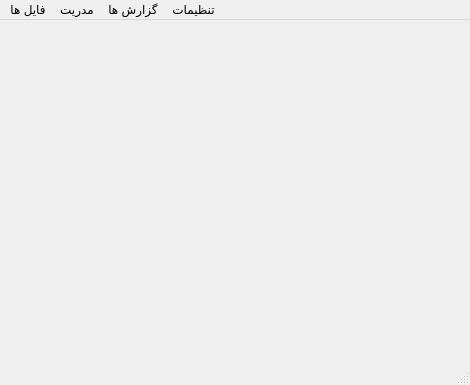
<?xml version="1.0" encoding="UTF-8"?>
<ui version="4.0">
 <class>MainWindow</class>
 <widget class="QMainWindow" name="MainWindow">
  <property name="geometry">
   <rect>
    <x>0</x>
    <y>0</y>
    <width>470</width>
    <height>385</height>
   </rect>
  </property>
  <property name="minimumSize">
   <size>
    <width>470</width>
    <height>385</height>
   </size>
  </property>
  <property name="maximumSize">
   <size>
    <width>470</width>
    <height>385</height>
   </size>
  </property>
  <property name="windowTitle">
   <string>صفحه اصلی</string>
  </property>
  <widget class="QWidget" name="centralwidget">
   <widget class="QStackedWidget" name="stackedWidget">
    <property name="geometry">
     <rect>
      <x>10</x>
      <y>10</y>
      <width>441</width>
      <height>321</height>
     </rect>
    </property>
    <property name="font">
     <font>
      <family>Vazir</family>
     </font>
    </property>
    <widget class="QWidget" name="page"/>
    <widget class="QWidget" name="page_2"/>
   </widget>
  </widget>
  <widget class="QMenuBar" name="menubar">
   <property name="geometry">
    <rect>
     <x>0</x>
     <y>0</y>
     <width>470</width>
     <height>26</height>
    </rect>
   </property>
   <widget class="QMenu" name="menu">
    <property name="font">
     <font>
      <family>Vazir</family>
     </font>
    </property>
    <property name="title">
     <string>فایل ها</string>
    </property>
   </widget>
   <widget class="QMenu" name="menu_2">
    <property name="font">
     <font>
      <family>Vazir</family>
     </font>
    </property>
    <property name="title">
     <string>مدریت</string>
    </property>
   </widget>
   <widget class="QMenu" name="menu_3">
    <property name="font">
     <font>
      <family>Vazir</family>
     </font>
    </property>
    <property name="title">
     <string>گزارش ها</string>
    </property>
   </widget>
   <widget class="QMenu" name="menu_4">
    <property name="font">
     <font>
      <family>Vazir</family>
     </font>
    </property>
    <property name="title">
     <string>تنظیمات</string>
    </property>
   </widget>
   <addaction name="menu"/>
   <addaction name="menu_2"/>
   <addaction name="menu_3"/>
   <addaction name="menu_4"/>
  </widget>
  <widget class="QStatusBar" name="statusbar"/>
 </widget>
 <resources/>
 <connections/>
</ui>
